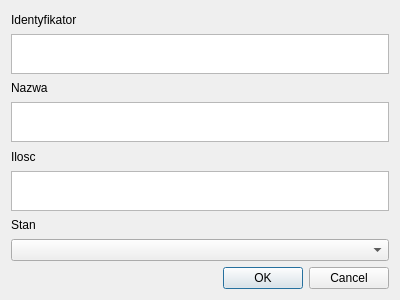
<?xml version="1.0" encoding="UTF-8"?>
<ui version="4.0">
 <class>Dialog</class>
 <widget class="QDialog" name="Dialog">
  <property name="geometry">
   <rect>
    <x>0</x>
    <y>0</y>
    <width>400</width>
    <height>300</height>
   </rect>
  </property>
  <property name="windowTitle">
   <string>Dialog</string>
  </property>
  <layout class="QVBoxLayout" name="verticalLayout">
   <item>
    <layout class="QVBoxLayout" name="verticalLayout_2">
     <item>
      <widget class="QLabel" name="label_4">
       <property name="text">
        <string>Identyfikator</string>
       </property>
      </widget>
     </item>
     <item>
      <widget class="QTextEdit" name="id">
       <property name="maximumSize">
        <size>
         <width>16777215</width>
         <height>40</height>
        </size>
       </property>
      </widget>
     </item>
     <item>
      <widget class="QLabel" name="label_3">
       <property name="text">
        <string>Nazwa</string>
       </property>
      </widget>
     </item>
     <item>
      <widget class="QTextEdit" name="nazwa">
       <property name="maximumSize">
        <size>
         <width>16777215</width>
         <height>40</height>
        </size>
       </property>
      </widget>
     </item>
     <item>
      <widget class="QLabel" name="label_2">
       <property name="text">
        <string>Ilosc</string>
       </property>
      </widget>
     </item>
     <item>
      <widget class="QTextEdit" name="liczba">
       <property name="maximumSize">
        <size>
         <width>16777215</width>
         <height>40</height>
        </size>
       </property>
      </widget>
     </item>
     <item>
      <widget class="QLabel" name="label">
       <property name="text">
        <string>Stan</string>
       </property>
      </widget>
     </item>
     <item>
      <widget class="QComboBox" name="stan"/>
     </item>
    </layout>
   </item>
   <item>
    <widget class="QDialogButtonBox" name="buttonBox">
     <property name="orientation">
      <enum>Qt::Horizontal</enum>
     </property>
     <property name="standardButtons">
      <set>QDialogButtonBox::Cancel|QDialogButtonBox::Ok</set>
     </property>
    </widget>
   </item>
  </layout>
 </widget>
 <resources/>
 <connections>
  <connection>
   <sender>buttonBox</sender>
   <signal>accepted()</signal>
   <receiver>Dialog</receiver>
   <slot>accept()</slot>
   <hints>
    <hint type="sourcelabel">
     <x>248</x>
     <y>254</y>
    </hint>
    <hint type="destinationlabel">
     <x>157</x>
     <y>274</y>
    </hint>
   </hints>
  </connection>
  <connection>
   <sender>buttonBox</sender>
   <signal>rejected()</signal>
   <receiver>Dialog</receiver>
   <slot>reject()</slot>
   <hints>
    <hint type="sourcelabel">
     <x>316</x>
     <y>260</y>
    </hint>
    <hint type="destinationlabel">
     <x>286</x>
     <y>274</y>
    </hint>
   </hints>
  </connection>
 </connections>
</ui>
